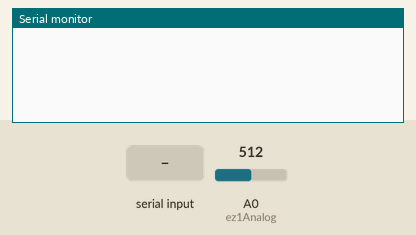
Recording of a sketch running on a simulated Arduino Uno, built with avr-gcc and run on an emulated ATmega328P. On the bench: the last lines printed to the serial monitor. The inputs (shaded band) are chosen by the test bench; at power-on: A0 (ez1Analog) = 512.

Above: at 1.2 s.
1.3 s: byte 30 received over Serial
At 2.0 s:
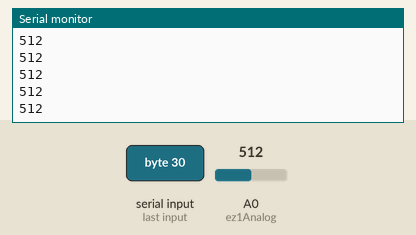
3.2 s: A0 (ez1Analog) set to 716
At 4.0 s:
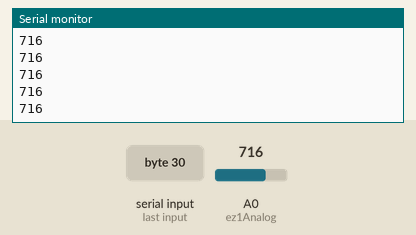
4.7 s: A0 (ez1Analog) set to 900
At 5.6 s:
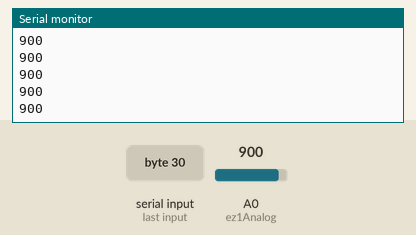
Timing chart, 0 to 7.7 s (numbered marks = the images above; inputs shaded):
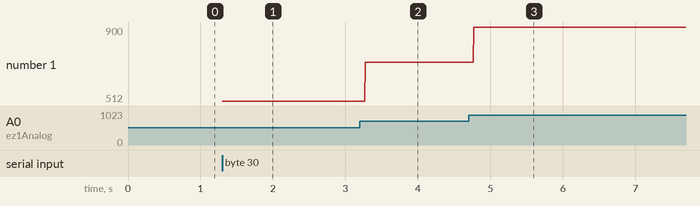

The sketch:

redPark_analogOut.ino
```cpp
int ez1Analog = 0; // Analog Pin, A0

int aByte;
int flag = 0;

void setup() {
  pinMode(ez1Analog,INPUT);
  Serial.begin(9600);
}
void loop() {
  if(Serial.available() > 0) {
    aByte = Serial.read();

        if( flag == 0) {
          flag = 1;
        }
        else {
          flag = 0;
        }

      }
      if (flag == 1) {

    int val = analogRead(ez1Analog);

    if (val > 0) {

      Serial.println( val);
      //delay(10);

    }
  }
}
```

Measured:
- after the input at 1.3 s, the serial monitor: prints a new line at once (image 1)
- after the input at 3.2 s, the serial monitor: prints a new line after 0.07 s (image 2)
- after the input at 4.7 s, the serial monitor: prints a new line after 0.07 s (image 3)
- plotted number 1: 512 → 716 after the input at 3.2 s, 716 → 900 after the input at 4.7 s
